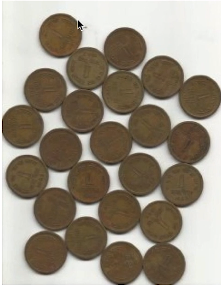
#> input picture qian.png, 221 x 285 px
$ python 36-watershed.py
#> lines starting #> are read from the running program, lines starting #| are printed output that depends on the picture; after the words box and inside, x2 and y2 are one past the last pixel; in counts of white or black regions, pixels touching at a corner belong together
import cv2
import numpy as np
from matplotlib import pyplot as plt

# 分水岭法
img = cv2.imread("./qian.png")
#> img is the input picture: shape (285, 221, 3); mean B, G, R 127.6, 142.6, 152.4
# 获取背景
# 1.通过二值法获取黑白图片
# 2.通过形态学获取背景

gray = cv2.cvtColor(img, cv2.COLOR_BGR2GRAY)
# ret, thresh = cv2.threshold(gray, 100, 255, cv2.THRESH_BINARY)
# 反转 自适应阈值THRESH_OTSU（会将目标体中的黑色部分填充白色）
ret, thresh = cv2.threshold(gray, 100, 255, cv2.THRESH_BINARY_INV + cv2.THRESH_OTSU)
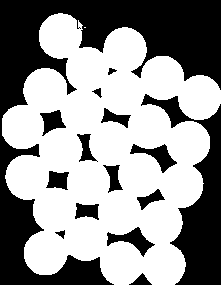
#> thresh: shape (285, 221); 58.2% white; 15 black regions, largest, box (x1, y1, x2, y2) and area: (0, 0, 221, 285) 17585, (141, 94, 221, 285) 5430, (107, 227, 155, 257) 540
#> ret = 155

# 开运算
kernel = np.ones((3, 3), np.int8)
open1 = cv2.morphologyEx(thresh, cv2.MORPH_OPEN, kernel, iterations=2)
#> open1: shape (285, 221); 58.1% white; 15 black regions, largest, box (x1, y1, x2, y2) and area: (0, 0, 221, 285) 17618, (141, 94, 221, 285) 5435, (107, 227, 155, 257) 544
# 膨胀
bg = cv2.dilate(open1, kernel, iterations=1)
#> bg: shape (285, 221); 62.5% white; 19 black regions (4 under 20 px), largest, box (x1, y1, x2, y2) and area: (0, 0, 221, 285) 16416, (173, 107, 221, 285) 4514, (143, 96, 190, 126) 424

# 获取前景物体
dist = cv2.distanceTransform(open1, cv2.DIST_L2, 5)
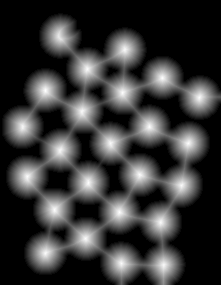
#> dist: shape (285, 221) float32; min 0, max 21.97, mean 4.7; drawn with min black and max white
ret, fg = cv2.threshold(dist, 0.7 * dist.max(), 255, cv2.THRESH_BINARY)
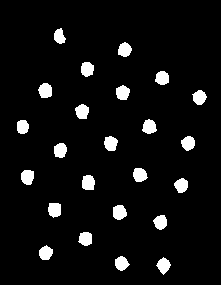
#> fg: shape (285, 221) float32; 6% white; 24 white regions, largest, box (x1, y1, x2, y2) and area: (38, 83, 52, 98) 168, (82, 175, 95, 190) 168, (113, 205, 127, 220) 168
#> ret = 15.38

# 获取未知区域
fg = np.uint8(fg)
unknow = cv2.subtract(bg, fg)

# 创建连通域
ret, marker = cv2.connectedComponents(fg)
#> marker: shape (285, 221) int32; 25 distinct labels, from 0 to 24
#> ret = 25
marker = marker + 1
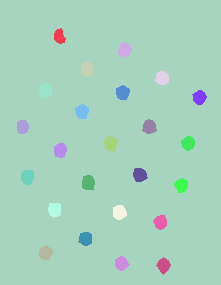
#> marker: shape (285, 221) int32; 25 distinct labels, from 1 to 25; one colour per label, 0 black
marker[unknow == 255] = 0
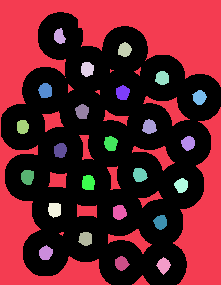
#> marker: shape (285, 221) int32; 26 distinct labels, from 0 to 25; one colour per label, 0 black

# 图像分割
result = cv2.watershed(img, marker)
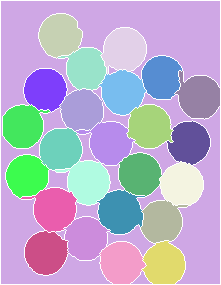
#> result: shape (285, 221) int32; 26 distinct labels, from -1 to 25; one colour per label, 0 black, -1 white
img[result == -1] = [0, 0, 255]
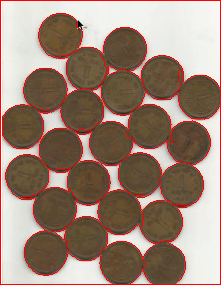
#> img: shape (285, 221, 3); 5.84% of pixels changed, all inside (x1, y1, x2, y2) = (0, 0, 221, 285)

# plt.imshow(dist, cmap="gray")
# plt.show()
# exit()

cv2.imshow("xxxx", img)
cv2.imshow("unknow", unknow)
cv2.imshow("fg", fg)
cv2.imshow("bg", bg)
cv2.imshow("test", thresh)
cv2.waitKey(0)
cv2.destroyAllWindows()

$ run again, with chars.png copied over qian.png
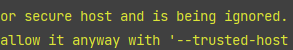
#> input picture chars.png, 293 x 50 px
#> img is the input picture: shape (50, 293, 3); mean B, G, R 63.2, 79.6, 78.8
#> `ret, thresh = cv2.threshold(gray, 100, 255, cv2.THRESH_BINARY_INV + cv..`:
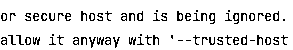
#> thresh: shape (50, 293); 89.6% white; black in thin lines or dots, all inside (x1, y1, x2, y2) = (1, 10, 288, 48)
#> `ret, thresh = cv2.threshold(gray, 100, 255, cv2.THRESH_BINARY_INV + cv..`: ret = 120
#> open1: shape (50, 293); 78.2% white; 13 black regions (1 under 20 px), largest, box (x1, y1, x2, y2) and area: (178, 35, 288, 45) 617, (225, 10, 285, 24) 415, (73, 37, 120, 50) 371
#> bg: shape (50, 293); 86.7% white; 16 black regions (1 under 20 px), largest, box (x1, y1, x2, y2) and area: (229, 14, 278, 23) 260, (74, 38, 118, 44) 250, (26, 14, 70, 20) 217
#> `ret, fg = cv2.threshold(dist, 0.7 * dist.max(), 255, cv2.THRESH_BINARY)`: ret = 12.45
#> `ret, marker = cv2.connectedComponents(fg)`: ret = 9
#> result: shape (50, 293) int32; 7 distinct labels, from -1 to 9
#> `img[result == -1] = [0, 0, 255]`:
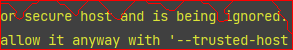
#> img: shape (50, 293, 3); 6.36% of pixels changed, all inside (x1, y1, x2, y2) = (0, 0, 293, 50)
